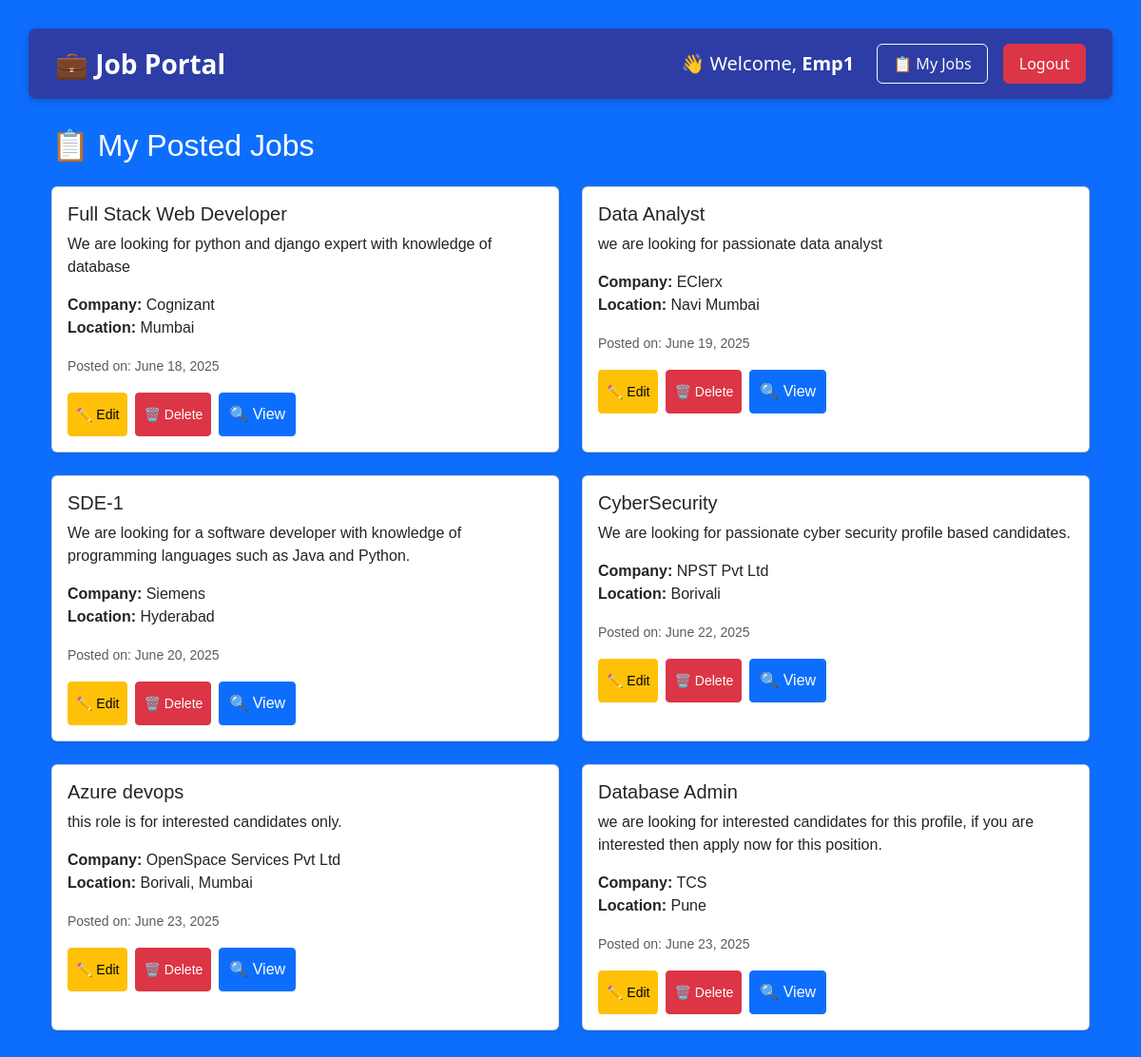
Screenshot of /my-jobs/ (signed in) with the database file from the repository.
### jobapp/models.py (models this page shows, shortened)
class Job(models.Model):
    title = models.CharField(max_length=100)
    description = models.TextField()
    category = models.CharField(max_length=50, choices=JOB_CATEGORIES, default='Software')
    company = models.CharField(max_length=100)
    location = models.CharField(max_length=100)
    salary = models.IntegerField()
    posted_by = models.ForeignKey(User, on_delete=models.CASCADE, related_name='jobs')
    posted_on = models.DateTimeField(default=timezone.now)

### jobapp/views.py (the view)
# urls.py: path('my-jobs/', views.my_jobs, name='my_jobs'),
@login_required
def my_jobs(request):
    if request.user.userprofile.role != "Employer":
        return redirect('home')  # or show a 403 page
    jobs = Job.objects.filter(posted_by=request.user)
    return render(request, 'jobapp/my_jobs.html', {'jobs': jobs})

### jobapp/templates/jobapp/my_jobs.html
{% extends 'jobapp/base.html' %}
{% load static %}
{% block content %}
<div class="container mt-4">
    <h2 class="text-white mb-4">📋 My Posted Jobs</h2>
    {% if jobs %}
        <div class="row row-cols-1 row-cols-md-2 g-4">
            {% for job in jobs %}
                <div class="col">
                    <div class="card shadow-sm h-100">
                        <div class="card-body">
                            <h5 class="card-title">{{ job.title }}</h5>
                            <p class="card-text">{{ job.description|truncatewords:20 }}</p>
                            <p class="card-text">
                                <strong>Company:</strong> {{ job.company }}<br>
                                <strong>Location:</strong> {{ job.location }}
                            </p>
                            <p class="card-text text-muted">
                                <small>Posted on: {{ job.posted_on|date:"F j, Y" }}</small>
                            </p>
                            <div class="d-flex gap-2 mt-3">
                                <a href="{% url 'edit_job' job.id %}" class="btn btn-warning btn-sm d-flex align-items-center">
                                    ✏️&nbsp;<span>Edit</span>
                                </a>
                                <a href="{% url 'delete_job' job.id %}" class="btn btn-danger btn-sm d-flex align-items-center">
                                    🗑️&nbsp;<span>Delete</span>
                                </a>
                                <a href="{% url 'job_detail' job.id %}" class="btn btn-primary btn-sm d-flex align-items-center">
                                    🔍&nbsp;<span>View</span>
                                </a>
                            </div>
                        </div>
                    </div>
                </div>
            {% endfor %}
        </div>
    {% else %}
        <div class="alert alert-info text-center">
            You haven’t posted any jobs yet.
            <a href="{% url 'post_job' %}" class="btn btn-sm btn-primary mt-2">➕ Post a Job</a>
        </div>
    {% endif %}
</div>
{% endblock %}

### jobapp/templates/jobapp/base.html (shortened to what this page needs)
{% load static %}
<!DOCTYPE html>
<html lang="en">
<head>
    <link href="https://cdn.jsdelivr.net/npm/bootstrap@5.3.2/dist/css/bootstrap.min.css" rel="stylesheet">
    <link rel="stylesheet" href="{% static 'jobapp/style.css' %}">
</head>
<body class="bg-primary text-white">
<div class="navbar-custom d-flex justify-content-between align-items-center p-3">
  <div class="container-fluid d-flex justify-content-between align-items-center">
    <a class="text-white fs-3 fw-bold text text-decoration-none" href="#">
      💼 Job Portal
    </a>
    <div class="d-flex align-items-center">
      {% if request.user.is_authenticated %}
        <span class="text-white me-4 fs-5">👋 Welcome, <strong>{{ request.user.username }}</strong></span>
        {% if request.user.userprofile.role == "Job Seeker" %}
          <a href="{% url 'my_applications' %}" class="btn btn-outline-light me-3 fs-6 px-3 py-2">🎯 My Applications</a>
        {% elif request.user.userprofile.role == "Employer" %}
          <a href="{% url 'my_jobs' %}" class="btn btn-outline-light me-3 fs-6 px-3 py-2">📋 My Jobs</a>
        {% endif %}
        <a href="{% url 'logout' %}" class="btn btn-danger fs-6 px-3 py-2">Logout</a>
      {% endif %}
    </div>
  </div>
</div>
    <div class="container mt-4">
        {% block content %}{% endblock %}
    </div>
</body>
</html>

### jobapp/static/jobapp/style.css (style rules this page uses)
body { font-family: Arial, sans-serif; padding: 20px; background-color: #f4f4f4; }
body { background-color: rgb(45, 61, 165) !important; }
body { font-family: Arial, sans-serif; padding: 30px; background-color: #f4f4f4; }
body { background: #f0f2f5; }
.btn-primary { font-weight: 500; padding: 10px; font-size: 16px; }
.navbar-custom { display: flex; justify-content: space-between; align-items: center; background-color: rgb(45, 61, 165); padding: 14px 30px; color: white; font-family: 'Segoe UI', sans-serif; border-radius: 8px; box-shadow: 0 2px 8px rgba(0, 0, 0, 0.2); margin-bottom: 30px; }

### rows the page displays
Job: title "Full Stack Web Developer", description "We are looking for python and django expert with knowledge of database", company "Cognizant", location "Mumbai", posted_on "June 18, 2025"
Job: title "Data Analyst", description "we are looking for passionate data analyst", company "EClerx", location "Navi Mumbai", posted_on "June 19, 2025"
Job: title "SDE-1", description "We are looking for a software developer with knowledge of programming languages such as Java and Python.", company "Siemens", location "Hyderabad", posted_on "June 20, 2025"
Job: title "CyberSecurity", description "We are looking for passionate cyber security profile based candidates.", company "NPST Pvt Ltd", location "Borivali", posted_on "June 22, 2025"
Job: title "Azure devops", description "this role is for interested candidates only.", company "OpenSpace Services Pvt Ltd", location "Borivali, Mumbai", posted_on "June 23, 2025"
Job: title "Database Admin", description "we are looking for interested candidates for this profile, if you are interested then apply now for this position.", company "TCS", location "Pune", posted_on "June 23, 2025"

### other values shown
{{ request.user.username }} "Emp1"
